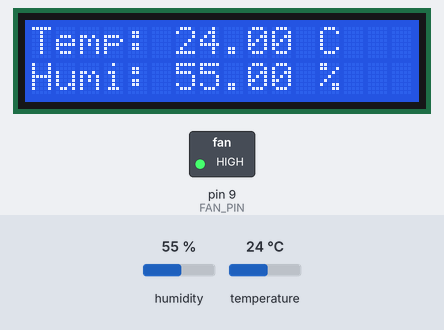
This sketch was run on a simulated Arduino Uno, built with avr-gcc and run on an emulated ATmega328P. Shown: 16×2 character LCD, switched loads named in the sketch (green lamp = pin HIGH). The test bench sets the inputs (shaded band); at power-on: temperature 24 °C, humidity 55 %.

Above: at 5.7 s.
5.8 s: temperature set to 20 °C
At 7.8 s:
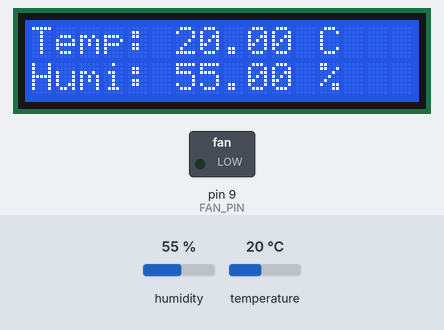
8.8 s: humidity set to 22 %
At 10.1 s:
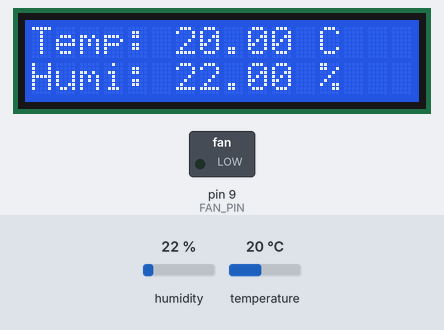
11.8 s: humidity set to 40 %
At 13.6 s:
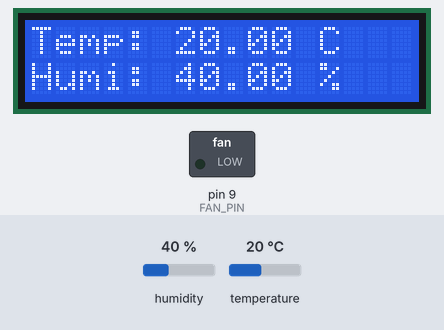
14.8 s: temperature set to 12 °C
At 16.0 s:
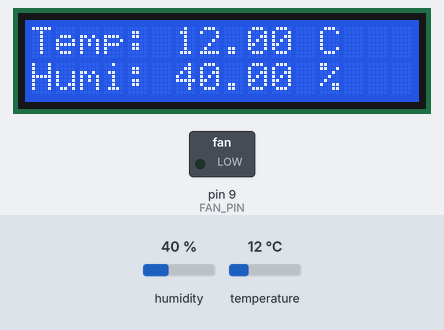
Timing chart, 0 to 17.8 s (numbered marks = the images above; inputs shaded):
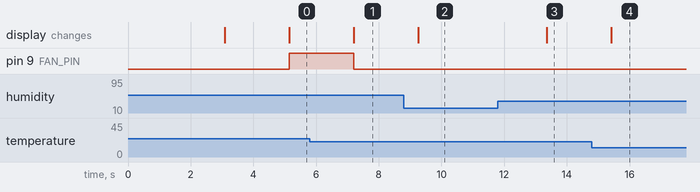

Measured:
- the behaviour switches between 22 and 21 °C on temperature (found by bisection; images 0 and 1)
- after the input at 5.8 s, pin 9 (FAN_PIN): HIGH → LOW after 1.4 s; the display: changes after 1.4 s (image 1)
- after the input at 8.8 s, the display: changes after 0.45 s (image 2)
- after the input at 11.8 s, the display: changes after 1.6 s (image 3)
- after the input at 14.8 s, the display: changes after 0.62 s (image 4)

The sketch:

4_5920364993060025853.ino
```cpp
#include <Wire.h>
#include <LiquidCrystal_I2C.h>
#include "DHT.h"

// شاشة I2C
LiquidCrystal_I2C lcd(0x27, 16, 2);

// إعدادات حساس DHT
#define DHTPIN 8
#define DHTTYPE DHT11
DHT dht(DHTPIN, DHTTYPE);

// إعدادات المروحة
#define FAN_PIN 9
#define TEMP_LIMIT 22 // درجة الحرارة اللي عندها المروحة تشتغل

float temp;
float humi;

void setup() {
  lcd.init();          // تهيئة الشاشة
  lcd.backlight();     // تشغيل الإضاءة الخلفية

  dht.begin();

  pinMode(FAN_PIN, OUTPUT);
  digitalWrite(FAN_PIN, LOW);   // المروحة مطفّية في البداية (Active HIGH)

  lcd.setCursor(3, 0);
  lcd.print("DHT Sensor");
  lcd.setCursor(2, 1);
  lcd.print("Initializing");
  delay(3000);
  lcd.clear();
}

void loop() {
  delay(2000);

  temp = dht.readTemperature();
  humi = dht.readHumidity();

  // لو في مشكلة في قراءة الحساس
  if (isnan(temp) || isnan(humi)) {
    lcd.setCursor(0, 0);
    lcd.print("Sensor Error!   ");
    lcd.setCursor(0, 1);
    lcd.print("Check Wiring   ");
    digitalWrite(FAN_PIN, LOW);   // إيقاف المروحة
    return;
  }

  // عرض القيم على الشاشة
  lcd.setCursor(0, 0);
  lcd.print("Temp: ");
  lcd.print(temp);
  lcd.print(" C   ");

  lcd.setCursor(0, 1);
  lcd.print("Humi: ");
  lcd.print(humi);
  lcd.print(" %   ");

  // التحكم في المروحة
  if (temp >= TEMP_LIMIT) {
    digitalWrite(FAN_PIN, HIGH);   // تشغيل المروحة
  } else {
    digitalWrite(FAN_PIN, LOW);    // إيقاف المروحة
  }
}
```
